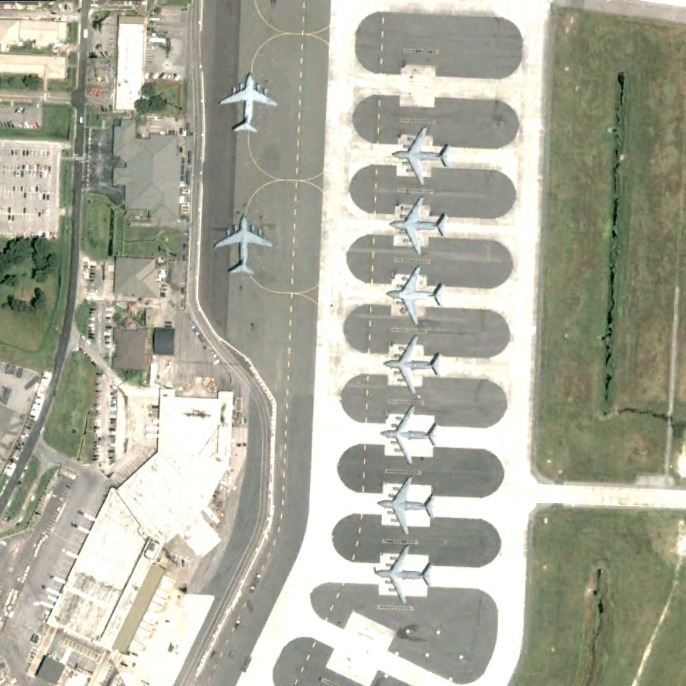
#> input picture model/plane only.jpg, 686 x 686 px
$ python identify_missing_planes.py
#> lines starting #> are read from the running program, lines starting #| are printed output that depends on the picture; after the words box and inside, x2 and y2 are one past the last pixel; in counts of white or black regions, pixels touching at a corner belong together
#> the answer given: 1
import cv2
import numpy as np

def identify_missing_planes(image_path, current_detections):
    """
    Visual tool to help identify where the missing planes are located
    """
#> called with image_path = 'plane only.jpg'
    img = cv2.imread(image_path)
#> img is the input picture: shape (686, 686, 3); mean B, G, R 156.5, 172.3, 171.6
    img_display = img.copy()

    # Draw current detections
    for i, detection in enumerate(current_detections):
        x, y, w, h = int(detection['x']), int(detection['y']), int(detection['width']), int(detection['height'])
        x1, y1 = x - w // 2, y - h // 2
        x2, y2 = x + w // 2, y + h // 2

        cv2.rectangle(img_display, (x1, y1), (x2, y2), (0, 255, 0), 3)
        cv2.putText(img_display, f"Detected {i+1}", (x1, y1-10),
                   cv2.FONT_HERSHEY_SIMPLEX, 0.7, (0, 255, 0), 2)
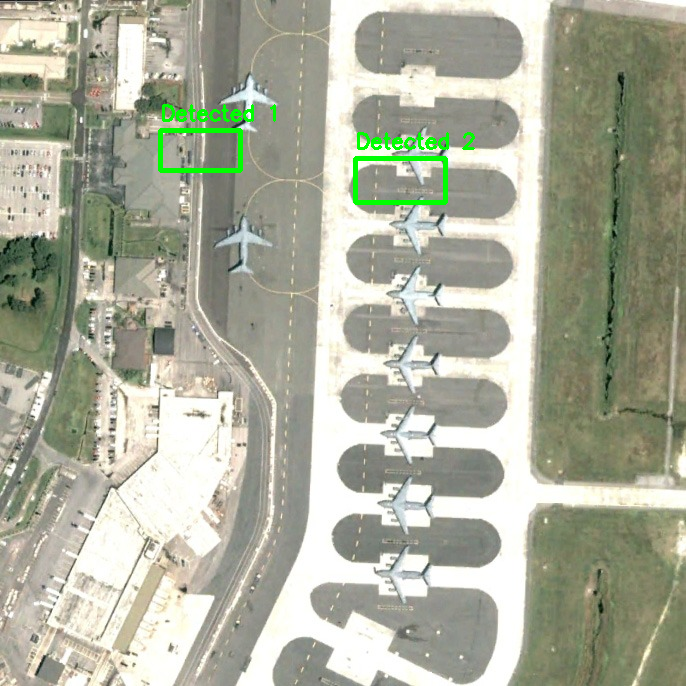
#> img_display: shape (686, 686, 3); 0.9% of pixels changed, all inside (x1, y1, x2, y2) = (158, 104, 475, 205)

    # Add instructions
    cv2.putText(img_display, "GREEN: Currently detected planes", (10, 30),
               cv2.FONT_HERSHEY_SIMPLEX, 0.8, (0, 255, 0), 2)
    cv2.putText(img_display, "Look for 3 more planes (total should be 9)", (10, 60),
               cv2.FONT_HERSHEY_SIMPLEX, 0.8, (255, 255, 255), 2)
    cv2.putText(img_display, "Press any key to close", (10, 90),
               cv2.FONT_HERSHEY_SIMPLEX, 0.6, (255, 255, 255), 2)
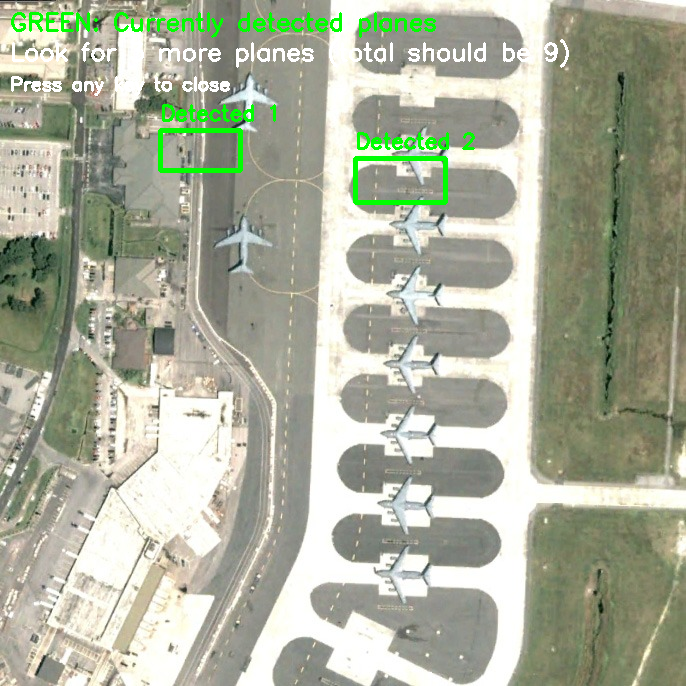
#> img_display: shape (686, 686, 3); mean B, G, R 155.3, 174.6, 170

    cv2.imshow("Missing Planes Identification", img_display)
    cv2.waitKey(0)
    cv2.destroyAllWindows()

# [49 lines left out: function create_enhanced_analysis, not called in this run]

if __name__ == "__main__":
    image_path = "plane only.jpg"

    print("Jet Detection Analysis Tool")
    print("1. Identify missing planes")
    print("2. Show enhancement comparison")

    choice = input("Enter choice (1 or 2): ").strip()

    if choice == "1":
        # Example current detections (you can replace with actual results)
        current_detections = [
            {'x': 200, 'y': 150, 'width': 80, 'height': 40},
            {'x': 400, 'y': 180, 'width': 90, 'height': 45},
            # Add your actual detections here
        ]
        identify_missing_planes(image_path, current_detections)
    else:
        create_enhanced_analysis(image_path)

$ run again, with model/WhatsApp Image 2025-09-27 at 01.25.09_bbb6e526.jpg copied over model/plane only.jpg
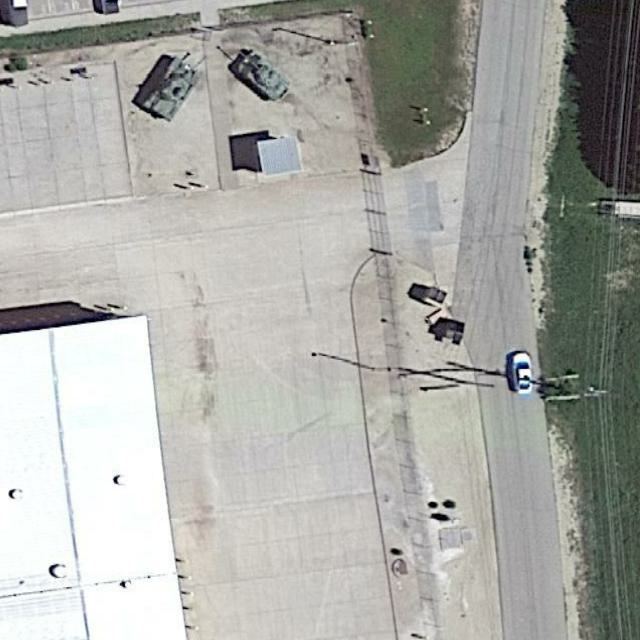
#> input picture model/WhatsApp Image 2025-09-27 at 01.25.09_bbb6e526.jpg, 640 x 640 px
#> in identify_missing_planes, img is the input picture: shape (640, 640, 3); mean B, G, R 166.2, 171.1, 170.4
#> after the loop in identify_missing_planes, `for i, detection in enumerate(current_detections):`:
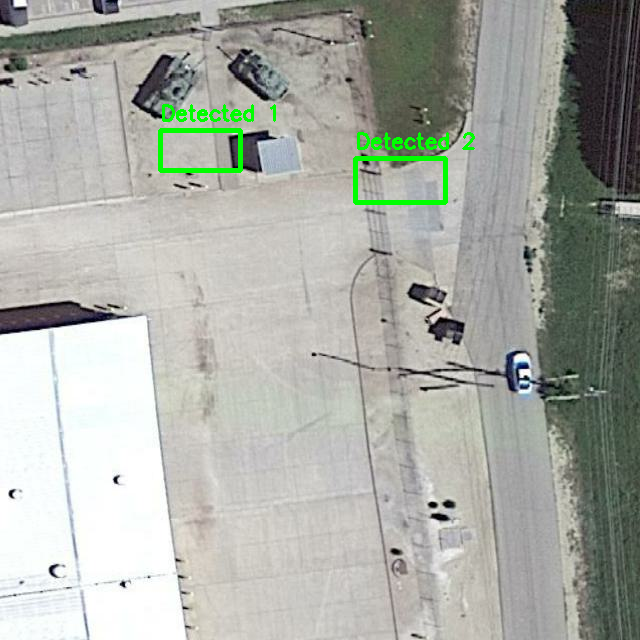
#> img_display: shape (640, 640, 3); 1.03% of pixels changed, all inside (x1, y1, x2, y2) = (158, 104, 475, 205)
#> in identify_missing_planes, `cv2.putText(img_display, "Press any key to close", (10, 90), cv2.FONT_..`:
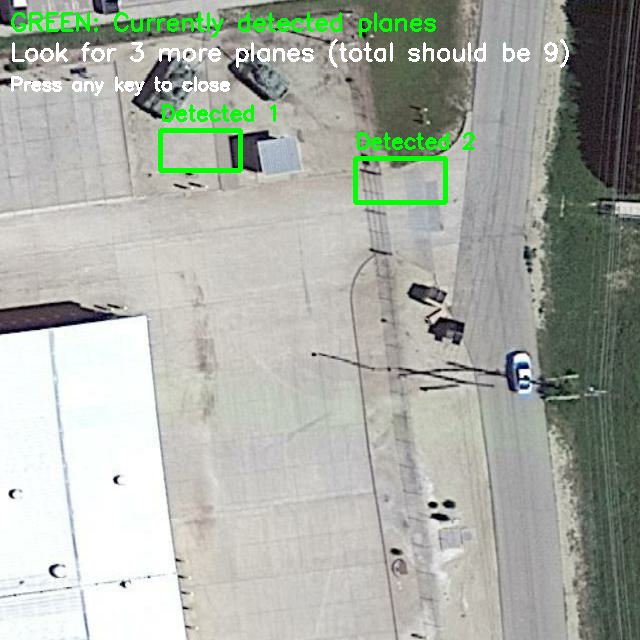
#> img_display: shape (640, 640, 3); mean B, G, R 165.1, 174.3, 169.1
